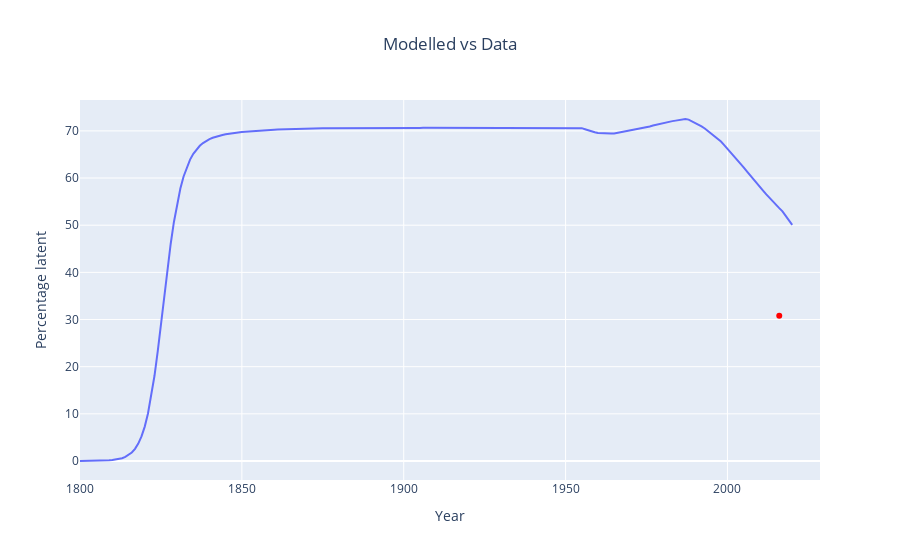

Here is the notebook cell this chart was saved with:
### Code cell
latent_1 = px.line(
    derived_df_0,
    x=derived_df_0.index,
    y="percentage_latent",
)
latent_2 = px.scatter(x= plots['percentage_latent']['times'], y = plots['percentage_latent']['values'])
latent_2.update_traces(marker=dict(color="red"))
latent_plot = go.Figure(
    data=latent_1.data + latent_2.data,
)
latent_plot.update_layout(
    title="Modelled vs Data", title_x=0.5, xaxis_title="Year", yaxis_title="Percentage latent"
)
latent_plot.show()
latent_plot.write_image(str(SUPPLEMENT_PATH) + "/latent.jpg")

### Figure 1 — Plotly figure (JSON) as saved in the notebook; plotly's stock layout.template omitted (floating-point values rounded to 4 significant figures; data arrays with more than 128 entries replaced by an {"elided": "..."} marker saying what was removed)
{"data": [{"hovertemplate": "index=%{x}<br>percentage_latent=%{y}<extra></extra>", "legendgroup": "", "line": {"color": "#636efa", "dash": "solid"}, "marker": {"symbol": "circle"}, "mode": "lines", "name": "", "orientation": "v", "showlegend": false, "type": "scatter", "x": {"elided": "221 int values"}, "xaxis": "x", "y": {"elided": "221 float values"}, "yaxis": "y"}, {"hovertemplate": "x=%{x}<br>y=%{y}<extra></extra>", "legendgroup": "", "marker": {"color": "red", "symbol": "circle"}, "mode": "markers", "name": "", "orientation": "v", "showlegend": false, "type": "scatter", "x": [2016], "xaxis": "x", "y": [30.8], "yaxis": "y"}], "layout": {"title": {"text": "Modelled vs Data", "x": 0.5}, "xaxis": {"title": {"text": "Year"}}, "yaxis": {"title": {"text": "Percentage latent"}}}}
